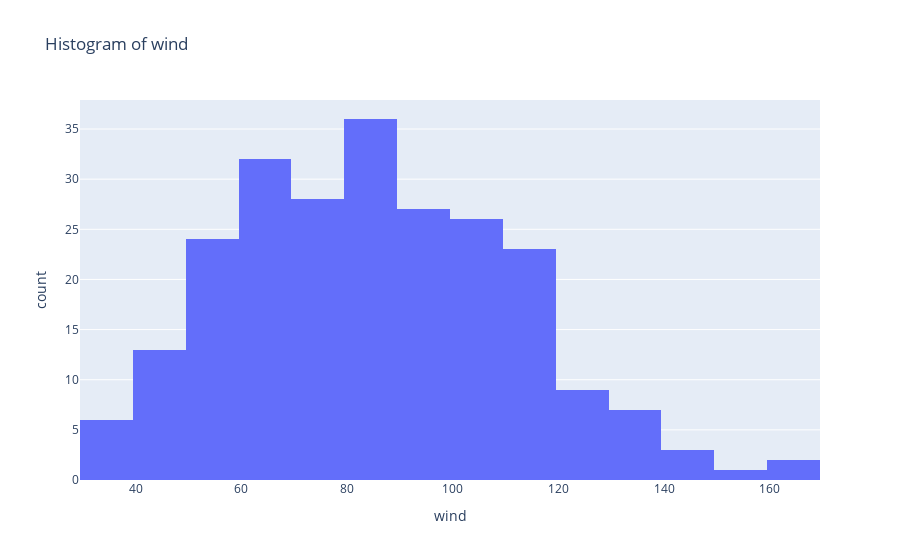

Write notebook code for a chart like this one.
### Code cell
fig = px.histogram(df, x="wind", nbins = 20, title = 'Histogram of wind')
fig.show()

### Figure 1 — Plotly figure (JSON) as saved in the notebook; plotly's stock layout.template omitted (floating-point values rounded to 4 significant figures; data arrays with more than 128 entries replaced by an {"elided": "..."} marker saying what was removed)
{"data": [{"alignmentgroup": "True", "bingroup": "x", "hovertemplate": "wind=%{x}<br>count=%{y}<extra></extra>", "legendgroup": "", "marker": {"color": "#636efa", "pattern": {"shape": ""}}, "name": "", "nbinsx": 20, "offsetgroup": "", "orientation": "v", "showlegend": false, "type": "histogram", "x": {"elided": "237 int values"}, "xaxis": "x", "yaxis": "y"}], "layout": {"autosize": true, "barmode": "relative", "legend": {"tracegroupgap": 0}, "title": {"text": "Histogram of wind"}, "xaxis": {"anchor": "y", "autorange": true, "domain": [0, 1], "range": [29.5, 169.5], "title": {"text": "wind"}, "type": "linear"}, "yaxis": {"anchor": "x", "autorange": true, "domain": [0, 1], "range": [0, 37.89], "title": {"text": "count"}}}}
